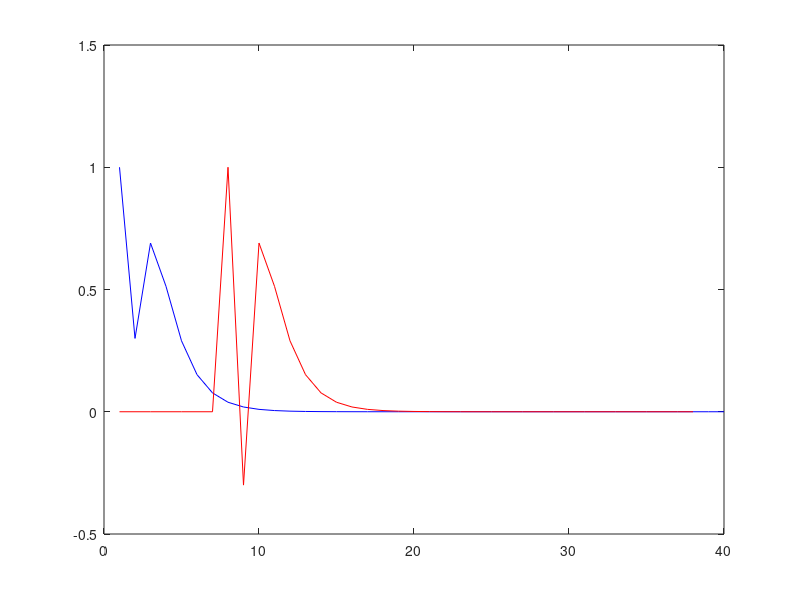

Write MATLAB code to recreate this figure.
#! /usr/bin/octave -qf
1;

N = 40;

for k = 1 : N
    z = e^(j*(2*pi*k/N));
    fou(k) = (10*z^2-10*z+10)/(10*z^2-7*z+1);
endfor

x = [0 0 0 0 0 0 0 1 zeros(1,N-10)];
y = [0 0 0];

for n = 3 : length(x)
    y(n) = x(n) - x(n-1) + x(n-2) + 1/10* (7 * y(n-1) - y(n-2));
endfor

fourier = abs(ifft(fou));

#[N M] = freqz([10 -10 10], [10 -7 1], N,"whole");

plot(fourier,'b', y,'r');
